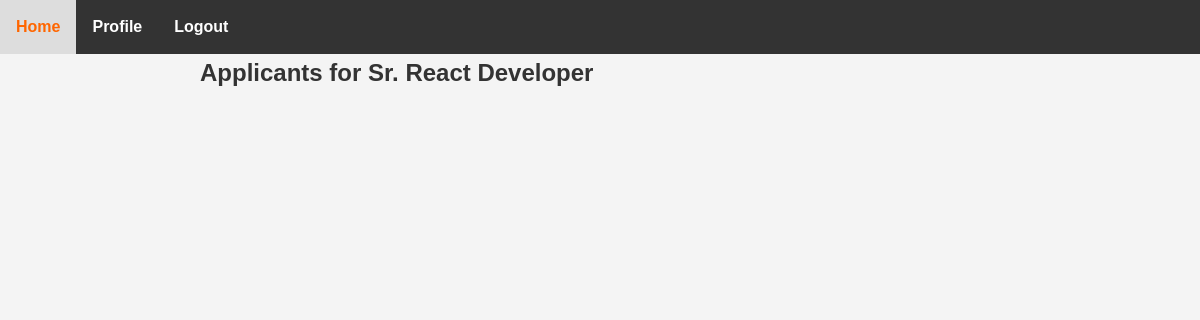
The app's page /ApplyList/5, older data.
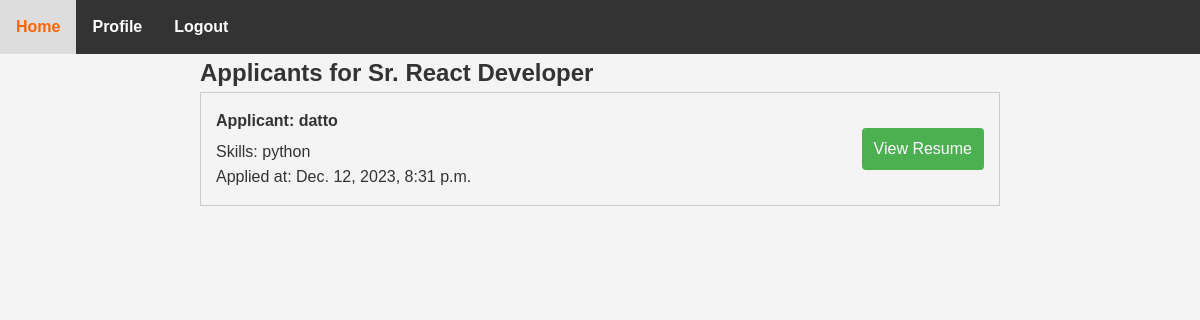
The same page, newer data.
### myApp/models.py (models this page shows, shortened)
class ApplyModel(models.Model):
    job = models.ForeignKey(Job_Model, on_delete=models.CASCADE, related_name='applications')
    applicant = models.ForeignKey(Custom_User, on_delete=models.CASCADE)
    applied_at = models.DateTimeField(auto_now_add=True)
    skills = models.CharField(max_length=255, blank=True, null=True)
    resume = models.FileField(upload_to='resumes/', blank=True, null=True)

class Custom_User(AbstractUser):
    USER=[
        ('recruiter','Recruiter'),('jobseeker','JobSeeker')
    ]
    display_name=models.CharField(max_length=100)
    email=models.EmailField(unique=True)
    password=models.CharField(max_length=100)
    confirm_password=models.CharField(max_length=100)
    user_type=models.CharField(choices=USER,max_length=120)

### myProject/views.py (the view)
# urls.py: path('ApplyList/<str:myid>',ApplyList,name='ApplyList'),
def ApplyList(request, myid):
    myJob = get_object_or_404(Job_Model, id=myid)
    applicants = ApplyModel.objects.filter(job=myJob)
    context = {
        'job': myJob,
        'applicants': applicants,
    }
    return render(request, 'Recruiter/ApplyList.html', context)

### Template/Recruiter/ApplyList.html (shortened to what this page needs)
{% extends "Recruiter/dashboard.html" %}
{% block content %}
  <div class="container">
    <h2>Applicants for {{ job.job_title }}</h2>
    <ul class="applicant-list">
      {% for applicant in applicants %}
        <li class="applicant-item">
          <div class="applicant-info">
            <p class="applicant-name">Applicant: {{ applicant.applicant.display_name }}</p>
            <p class="applicant-skills">Skills: {{ applicant.skills }}</p>
            <p class="applicant-applied-at">Applied at: {{ applicant.applied_at }}</p>
          </div>
          <div class="resume-link">
            <a href="{{ applicant.resume.url }}" target="_blank">View Resume</a>
          </div>
        </li>
      {% endfor %}
    </ul>
  </div>
{% endblock content %}

Row changes from the older to the newer data that the page shows:
added ApplyModel: applicant.display_name "datto", skills "python", applied_at "Dec. 12, 2023, 8:31 p.m."
